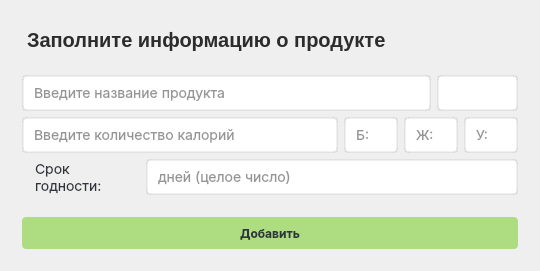
<?xml version="1.0" encoding="UTF-8"?>
<ui version="4.0">
 <class>MainWindow</class>
 <widget class="QMainWindow" name="MainWindow">
  <property name="geometry">
   <rect>
    <x>0</x>
    <y>0</y>
    <width>540</width>
    <height>271</height>
   </rect>
  </property>
  <property name="minimumSize">
   <size>
    <width>540</width>
    <height>0</height>
   </size>
  </property>
  <property name="maximumSize">
   <size>
    <width>540</width>
    <height>16777215</height>
   </size>
  </property>
  <property name="windowTitle">
   <string>Умное меню - Добавить продукт</string>
  </property>
  <widget class="QWidget" name="centralwidget">
   <property name="minimumSize">
    <size>
     <width>540</width>
     <height>0</height>
    </size>
   </property>
   <property name="maximumSize">
    <size>
     <width>540</width>
     <height>16777215</height>
    </size>
   </property>
   <widget class="QFrame" name="verticalFrame">
    <property name="geometry">
     <rect>
      <x>0</x>
      <y>0</y>
      <width>540</width>
      <height>271</height>
     </rect>
    </property>
    <property name="minimumSize">
     <size>
      <width>540</width>
      <height>0</height>
     </size>
    </property>
    <layout class="QVBoxLayout" name="verticalLayout">
     <property name="leftMargin">
      <number>22</number>
     </property>
     <property name="topMargin">
      <number>11</number>
     </property>
     <property name="rightMargin">
      <number>22</number>
     </property>
     <property name="bottomMargin">
      <number>22</number>
     </property>
     <item>
      <layout class="QVBoxLayout" name="verticalLayout_2">
       <property name="leftMargin">
        <number>0</number>
       </property>
       <property name="bottomMargin">
        <number>0</number>
       </property>
       <item>
        <widget class="QLabel" name="label_8">
         <property name="enabled">
          <bool>true</bool>
         </property>
         <property name="styleSheet">
          <string notr="true">margin-top: 8px;
margin-bottom:8px;
  width: 435px;
  height: 24px;
  color: #2d2c2c;
  font-size: 20px;
  font-family: Inter, &quot;Extra Bold&quot;;
  font-weight: 800;
  text-align: left;
  vertical-align: top</string>
         </property>
         <property name="text">
          <string>Заполните информацию о продукте</string>
         </property>
        </widget>
       </item>
       <item>
        <layout class="QHBoxLayout" name="horizontalLayout_3">
         <item>
          <widget class="QLineEdit" name="nameOProdLineEdit">
           <property name="styleSheet">
            <string notr="true">background-color:#ffffff;
border-radius:4%;
border:2px solid rgba(100, 100, 100, 25);

color: #2d2c2c;

height:32px;

padding-left: 8px;
position:absolute;
text-align:left;
vertical-align:text-top;

font-size:14px;
font-family:Inter;
left:12px;
top:8px;</string>
           </property>
           <property name="text">
            <string/>
           </property>
           <property name="maxLength">
            <number>32770</number>
           </property>
           <property name="cursorPosition">
            <number>0</number>
           </property>
           <property name="placeholderText">
            <string>Введите название продукта</string>
           </property>
           <property name="cursorMoveStyle">
            <enum>Qt::LogicalMoveStyle</enum>
           </property>
           <property name="clearButtonEnabled">
            <bool>false</bool>
           </property>
          </widget>
         </item>
         <item>
          <widget class="QComboBox" name="unitComboBox">
           <property name="focusPolicy">
            <enum>Qt::StrongFocus</enum>
           </property>
           <property name="accessibleName">
            <string/>
           </property>
           <property name="styleSheet">
            <string notr="true">QComboBox {
    background-color: #ffffff; /* Цвет фона */
    border-radius: 4%; /* Радиус границы */
    border: 2px solid rgba(100, 100, 100, 25); /* Граница */
    color: #2d2c2c; /* Цвет текста */
    width: 25px; /* Ширина */
    height: 32px; /* Высота */
    padding-left: 8px; /* Отступ для текста */
    font-size: 14px; /* Размер шрифта */
    font-family: Inter; /* Шрифт */
}

QComboBox::drop-down {
    width: 32px; /* Ширина кнопки */
    border: none; /* Убираем границы у кнопки с треугольником */
}

QComboBox::indicator {
    width: 0px;  /* Убираем стандартные индикаторы */
    height: 0px; /* Убираем стандартные индикаторы */
}

QComboBox::drop-down:after {
    content: ''; /* Создаем псевдоэлемент для треугольника */
    position: absolute;
    right: 10px; /* Положение треугольника (по желанию) */
    top: 50%; /* Центрируем по вертикали */
    transform: translateY(-50%); /* Центрирование */
    border-left: 5px solid transparent; /* Левый делитель */
    border-right: 5px solid transparent; /* Правый делитель */
    border-top: 5px solid #2d2c2c; /* Цвет треугольника */
}

QComboBox:pressed {
    background-color: #AAAAFF; /* Цвет при нажатии */
}</string>
           </property>
           <property name="currentText">
            <string/>
           </property>
           <property name="duplicatesEnabled">
            <bool>false</bool>
           </property>
           <property name="frame">
            <bool>true</bool>
           </property>
          </widget>
         </item>
        </layout>
       </item>
       <item>
        <layout class="QHBoxLayout" name="horizontalLayout_2">
         <item>
          <widget class="QLineEdit" name="kaloriesLineEdit">
           <property name="styleSheet">
            <string notr="true">background-color:#ffffff;
border-radius:4%;
border:2px solid rgba(100, 100, 100, 25);

color: #2d2c2c;

width:360px;
height:32px;

padding-left: 8px;
position:absolute;
text-align:left;
vertical-align:text-top;

font-size:14px;
font-family:Inter;
left:12px;
top:8px;</string>
           </property>
           <property name="text">
            <string/>
           </property>
           <property name="cursorPosition">
            <number>0</number>
           </property>
           <property name="placeholderText">
            <string>Введите количество калорий</string>
           </property>
           <property name="clearButtonEnabled">
            <bool>false</bool>
           </property>
          </widget>
         </item>
         <item>
          <widget class="QLineEdit" name="proteinsLineEdit">
           <property name="styleSheet">
            <string notr="true">background-color:#ffffff;
border-radius:4%;
border:2px solid rgba(100, 100, 100, 25);

color: #2d2c2c;

height:32px;

padding-left: 8px;
position:absolute;
text-align:left;
vertical-align:text-top;

font-size:14px;
font-family:Inter;
left:12px;
top:8px;</string>
           </property>
           <property name="text">
            <string/>
           </property>
           <property name="cursorPosition">
            <number>0</number>
           </property>
           <property name="placeholderText">
            <string>Б:</string>
           </property>
           <property name="clearButtonEnabled">
            <bool>false</bool>
           </property>
          </widget>
         </item>
         <item>
          <widget class="QLineEdit" name="fatsLineEdit">
           <property name="styleSheet">
            <string notr="true">background-color:#ffffff;
border-radius:4%;
border:2px solid rgba(100, 100, 100, 25);

color: #2d2c2c;

height:32px;

padding-left: 8px;
position:absolute;
text-align:left;
vertical-align:text-top;

font-size:14px;
font-family:Inter;
left:12px;
top:8px;</string>
           </property>
           <property name="text">
            <string/>
           </property>
           <property name="cursorPosition">
            <number>0</number>
           </property>
           <property name="placeholderText">
            <string>Ж:</string>
           </property>
           <property name="clearButtonEnabled">
            <bool>false</bool>
           </property>
          </widget>
         </item>
         <item>
          <widget class="QLineEdit" name="carbohLineEdit">
           <property name="styleSheet">
            <string notr="true">background-color:#ffffff;
border-radius:4%;
border:2px solid rgba(100, 100, 100, 25);

color: #2d2c2c;

height:32px;

padding-left: 8px;
position:absolute;
text-align:left;
vertical-align:text-top;

font-size:14px;
font-family:Inter;
left:12px;
top:8px;</string>
           </property>
           <property name="text">
            <string/>
           </property>
           <property name="cursorPosition">
            <number>0</number>
           </property>
           <property name="placeholderText">
            <string>У:</string>
           </property>
           <property name="clearButtonEnabled">
            <bool>false</bool>
           </property>
          </widget>
         </item>
        </layout>
       </item>
       <item>
        <layout class="QHBoxLayout" name="horizontalLayout_4">
         <item>
          <widget class="QLabel" name="spaseLabel">
           <property name="text">
            <string/>
           </property>
          </widget>
         </item>
         <item>
          <widget class="QLabel" name="lifeLabel">
           <property name="styleSheet">
            <string notr="true">background-color: none;
border: none;

text-align:left;
vertical-align:text-top;
font-size:12px;
font-family:Inter;
line-height:auto;
border-style:hidden;
outline:none;

color:#30353b;
text-align:left;
vertical-align:text-top;
font-size:14px;
font-family:Inter;
line-height:auto;
border-style:hidden;
outline:none;
width:435px;</string>
           </property>
           <property name="text">
            <string>Срок годности:</string>
           </property>
           <property name="scaledContents">
            <bool>false</bool>
           </property>
           <property name="wordWrap">
            <bool>true</bool>
           </property>
          </widget>
         </item>
         <item>
          <widget class="QLineEdit" name="shelfLifeLineEdit">
           <property name="styleSheet">
            <string notr="true">background-color:#ffffff;
border-radius:4%;
border:2px solid rgba(100, 100, 100, 25);

color: #2d2c2c;

width:360px;
height:32px;

padding-left: 8px;
position:absolute;
text-align:left;
vertical-align:text-top;

font-size:14px;
font-family:Inter;
left:12px;
top:8px;</string>
           </property>
           <property name="text">
            <string/>
           </property>
           <property name="cursorPosition">
            <number>0</number>
           </property>
           <property name="placeholderText">
            <string>дней (целое число)</string>
           </property>
           <property name="clearButtonEnabled">
            <bool>false</bool>
           </property>
          </widget>
         </item>
        </layout>
       </item>
       <item>
        <widget class="QPushButton" name="addProdPushButton">
         <property name="styleSheet">
          <string notr="true">QPushButton{
height:32px;
width:auto;
margin-top: 16px;

color: #30353B;
background: #ADDC81;

text-align:center;
vertical-align:center;
font-size:12px;
font-family:Inter;
line-height:auto;
font-weight: bold;

border-radius:4%;
border: 2 px solid #ADFF81;
}

QPushButton:hover {
background: #AAAA81;
}

QPushButton:pressed{
background: #AAAAFF;
}


</string>
         </property>
         <property name="text">
          <string>Добавить</string>
         </property>
        </widget>
       </item>
      </layout>
     </item>
    </layout>
   </widget>
  </widget>
 </widget>
 <resources/>
 <connections/>
</ui>
